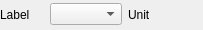
<?xml version="1.0" encoding="UTF-8"?>
<ui version="4.0">
 <class>DiscreteRangeGUI</class>
 <widget class="QWidget" name="DiscreteRangeGUI">
  <property name="geometry">
   <rect>
    <x>0</x>
    <y>0</y>
    <width>203</width>
    <height>30</height>
   </rect>
  </property>
  <property name="windowTitle">
   <string>Form</string>
  </property>
  <widget class="QWidget" name="horizontalLayoutWidget">
   <property name="geometry">
    <rect>
     <x>0</x>
     <y>0</y>
     <width>172</width>
     <height>29</height>
    </rect>
   </property>
   <layout class="QHBoxLayout" name="horizontalLayout">
    <item>
     <widget class="QLabel" name="rangeLabel">
      <property name="text">
       <string>Label</string>
      </property>
     </widget>
    </item>
    <item>
     <widget class="QComboBox" name="rangeCombo"/>
    </item>
    <item>
     <widget class="QLabel" name="rangeUnits">
      <property name="text">
       <string>Unit</string>
      </property>
     </widget>
    </item>
   </layout>
  </widget>
 </widget>
 <resources/>
 <connections/>
</ui>
